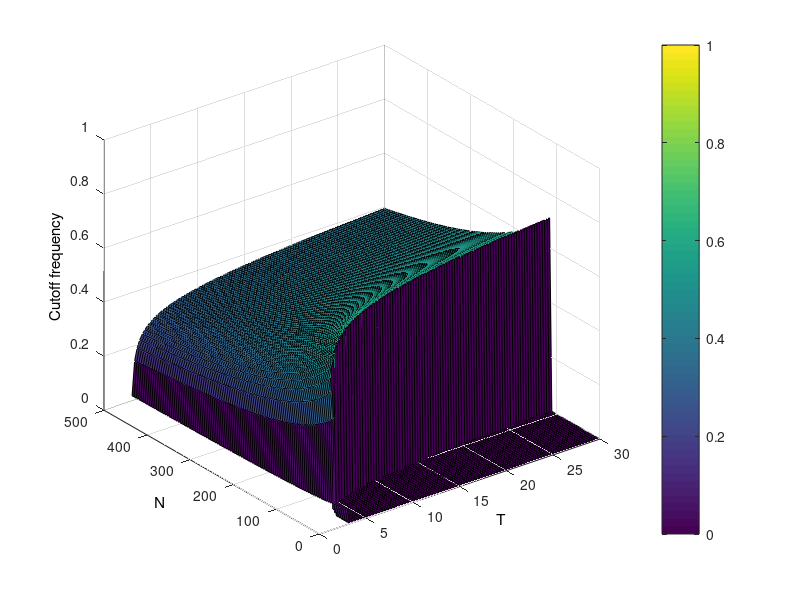

This chart was generated by the following MATLAB code:
%% 3D plot of the params
% T = linspace(1,20,100);
% epsilon = logspace(-9,-3,100);
% % Number of iterations
% N = linspace(1,500,100);

% delta = 0.001;
% [myeps, myN] = meshgrid(epsilon,N);
% Z = sqrt( log(1-(delta).^(1./myN)) ./ log(myeps) );
% s = surf(myeps, myN, Z)

% set(gca,'XScale','log');
% set(get(gca,'XLabel'),'String','epsilon')
% set(get(gca,'YLabel'),'String','N')
% set(get(gca,'ZLabel'),'String','Critical frequency')
% zlim([0,1]);
% caxis([0,1]);
% colorbar()




%% 3D plot of the params

T = linspace(3,30,100);
% Number of iterations
N = linspace(1,500,100);

delta = 0.01;

adj_const = 5;
Z = zeros(100,100);

for i = 1:100
    for j = 1:100
        t = T(i); n = N(j);
        epsilon = exp(-t);
        if (1-epsilon).^n > 1-adj_const*delta
            Z(i,j) = sqrt( log(1-(delta).^(1./n)) ./ (-t) );
        else
            Z(i,j) = 0;
        end
    end
end

[myT, myN] = meshgrid(T, N);
surf(myT, myN, Z);
set(get(gca,'XLabel'),'String','T')
set(get(gca,'YLabel'),'String','N')
set(get(gca,'ZLabel'),'String','Cutoff frequency')
zlim([0,1]);
caxis([0,1]);
colorbar()
